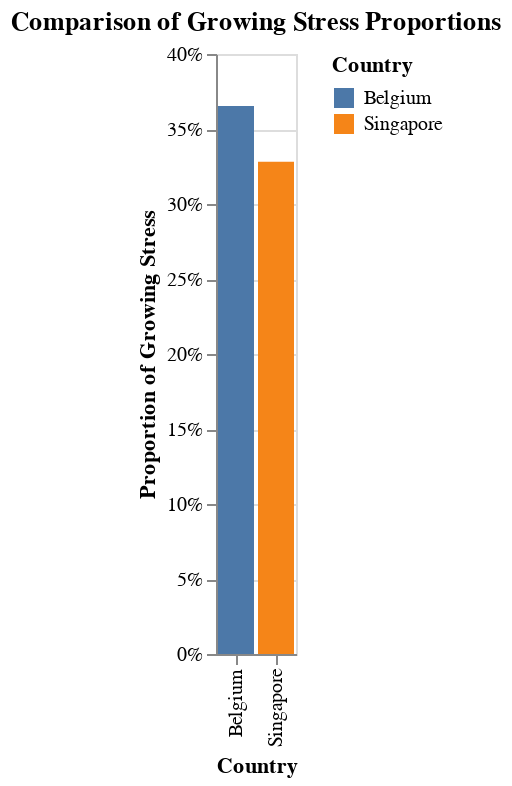

Write notebook code for a chart like this one.
### Code cell
# 55. Filter data to include only the top country and Singapore
filtered_data = merged_data[merged_data['Country'].isin([top_country, 'Singapore'])]

# 56. Create a bar chart using the filtered data, comparing the stress proportions between the two countries. Ensure the chart has appropriate labels and a title.
chart = alt.Chart(filtered_data).mark_bar().encode(
    x=alt.X('Country:N', axis=alt.Axis(title='Country')),
    y=alt.Y('StressProportion:Q', axis=alt.Axis(title='Proportion of Growing Stress', format='%')),
    color='Country:N',
    tooltip=['Country', alt.Tooltip('StressProportion', title='Proportion of Growing Stress', format='%')]
).properties(
    title='Comparison of Growing Stress Proportions'
).interactive()

chart

### Figure 1 — Vega-Lite specification as saved in the notebook (floating-point values rounded to 4 significant figures)
{"config": {"view": {"continuousWidth": 300, "continuousHeight": 300}}, "data": {"name": "data-2e8b9bcfd49ee72b0f3722f99fff4bb9"}, "mark": {"type": "bar"}, "encoding": {"color": {"field": "Country", "type": "nominal"}, "tooltip": [{"field": "Country", "type": "nominal"}, {"field": "StressProportion", "format": "%", "title": "Proportion of Growing Stress", "type": "quantitative"}], "x": {"axis": {"title": "Country"}, "field": "Country", "type": "nominal"}, "y": {"axis": {"format": "%", "title": "Proportion of Growing Stress"}, "field": "StressProportion", "type": "quantitative"}}, "params": [{"name": "param_20", "select": {"type": "interval", "encodings": ["x", "y"]}, "bind": "scales"}], "title": "Comparison of Growing Stress Proportions", "$schema": "https://vega.github.io/schema/vega-lite/v5.20.1.json", "datasets": {"data-2e8b9bcfd49ee72b0f3722f99fff4bb9": [{"Country": "Belgium", "StressCount": 301, "TotalCount": 824, "StressProportion": 0.3653}, {"Country": "Singapore", "StressCount": 256, "TotalCount": 780, "StressProportion": 0.3282}]}}
